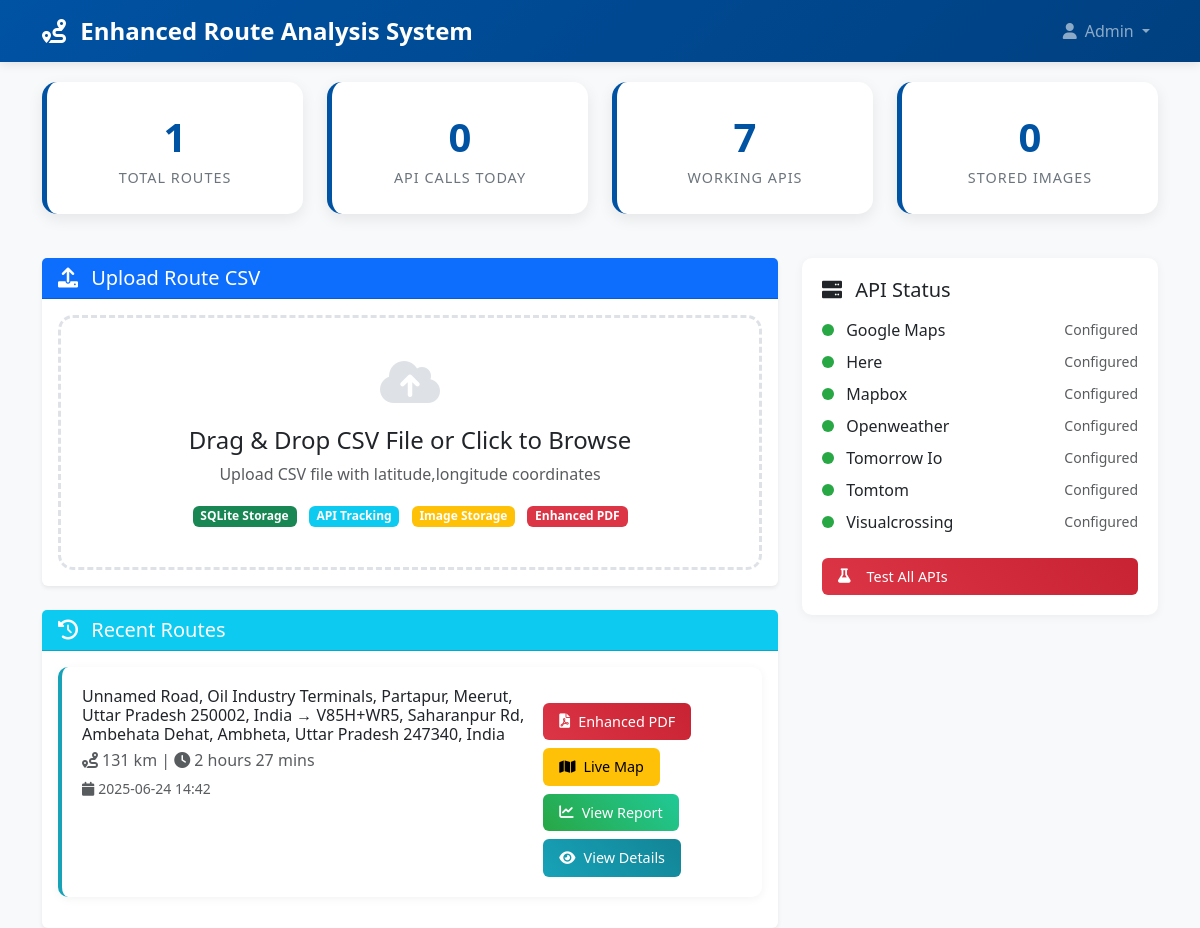
Page /dashboard (signed in) on the earlier database version.
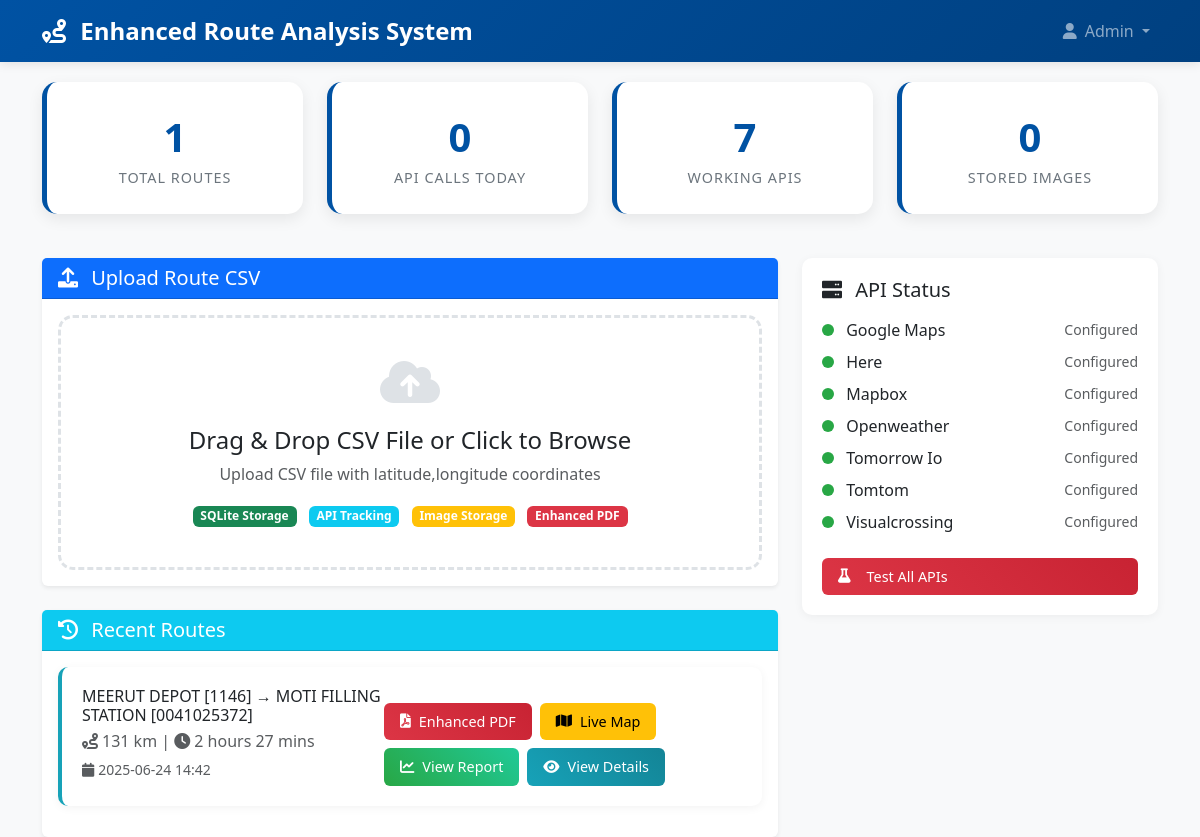
Same page on the later database version.
### tables this page shows
CREATE TABLE routes (
                    id TEXT PRIMARY KEY,
                    user_id TEXT NOT NULL,
                    filename TEXT NOT NULL,
                    from_address TEXT,
                    to_address TEXT,
                    distance TEXT,
                    duration TEXT,
                    total_points INTEGER,
                    created_at TIMESTAMP DEFAULT CURRENT_TIMESTAMP,
                    status TEXT DEFAULT 'active'
                );

### app.py (the view)
        @self.app.route('/dashboard')
        def dashboard():
            if 'logged_in' not in session:
                return redirect(url_for('login'))
            recent_routes = self.db_manager.get_recent_routes(limit=10)
            api_status = self.api_tracker.get_api_status()
            return render_template('dashboard.html',
                                 recent_routes=recent_routes,
                                 api_status=api_status)

### database/db_manager.py (called while the page is built)
    def get_recent_routes(self, limit: int = 10) -> List[Dict]:
        try:
            with sqlite3.connect(self.db_path) as conn:
                conn.row_factory = sqlite3.Row
                cursor = conn.cursor()
                cursor.execute("""
                    SELECT * FROM routes
                    WHERE status = 'active'
                    ORDER BY created_at DESC
                    LIMIT ?
                """, (limit,))
                return [dict(row) for row in cursor.fetchall()]
        except Exception as e:
            print(f"Error getting recent routes: {e}")
            return []

### utils/api_tracker.py (called while the page is built)
    def get_api_status(self) -> Dict[str, Any]:
        status = {}
        for api_name, api_key in self.api_keys.items():
            status[api_name] = {
                'configured': bool(api_key),
                'key_length': len(api_key) if api_key else 0,
                'masked_key': f"{api_key[:8]}..." if api_key and len(api_key) > 8 else 'Not configured'
            }
        return status

### templates/dashboard.html (shortened to what this page needs)
<!DOCTYPE html>
<html lang="en">
<head>
    <link href="https://cdn.jsdelivr.net/npm/bootstrap@5.3.0/dist/css/bootstrap.min.css" rel="stylesheet">
    <link href="https://cdnjs.cloudflare.com/ajax/libs/font-awesome/6.0.0/css/all.min.css" rel="stylesheet">
</head>
<body>
    <nav class="navbar navbar-expand-lg navbar-dark">
        <div class="container">
            <a class="navbar-brand" href="#">
                <i class="fas fa-route me-2"></i>
                Enhanced Route Analysis System
            </a>
            <div class="navbar-nav ms-auto">
                <div class="nav-item dropdown">
                    <a class="nav-link dropdown-toggle" href="#" id="navbarDropdown" role="button" data-bs-toggle="dropdown">
                        <i class="fas fa-user me-2"></i>Admin
                    </a>
                </div>
            </div>
        </div>
    </nav>
    <div class="container main-container">
        <div class="row mb-4">
            <div class="col-md-3">
                <div class="stats-card text-center">
                    <div class="stats-number" id="totalRoutes">{{ recent_routes|length }}</div>
                    <div class="stats-label">Total Routes</div>
                </div>
            </div>
            <div class="col-md-3">
                <div class="stats-card text-center">
                    <div class="stats-number" id="apiCalls">-</div>
                    <div class="stats-label">API Calls Today</div>
                </div>
            </div>
            <div class="col-md-3">
                <div class="stats-card text-center">
                    <div class="stats-number" id="workingAPIs">-</div>
                    <div class="stats-label">Working APIs</div>
                </div>
            </div>
            <div class="col-md-3">
                <div class="stats-card text-center">
                    <div class="stats-number" id="storedImages">-</div>
                    <div class="stats-label">Stored Images</div>
                </div>
            </div>
        </div>
        <div class="row">
            <div class="col-lg-8">
                <div class="card border-0 shadow-sm mb-4">
                    <div class="card-header bg-primary text-white">
                        <h5 class="mb-0">
                            <i class="fas fa-upload me-2"></i>
                            Upload Route CSV
                        </h5>
                    </div>
                    <div class="card-body">
                        <div class="upload-zone" onclick="document.getElementById('csvFile').click()">
                            <i class="fas fa-cloud-upload-alt"></i>
                            <h4>Drag & Drop CSV File or Click to Browse</h4>
                            <p class="text-muted">Upload CSV file with latitude,longitude coordinates</p>
                            <div class="mt-3">
                                <span class="badge bg-success me-2">SQLite Storage</span>
                                <span class="badge bg-info me-2">API Tracking</span>
                                <span class="badge bg-warning me-2">Image Storage</span>
                                <span class="badge bg-danger">Enhanced PDF</span>
                            </div>
                        </div>
                    </div>
                </div>
                <div class="card border-0 shadow-sm">
                    <div class="card-header bg-info text-white">
                        <h5 class="mb-0">
                            <i class="fas fa-history me-2"></i>
                            Recent Routes
                        </h5>
                    </div>
                    <div class="card-body">
                        <div id="routesList">
                            {% for route in recent_routes %}
                            <div class="route-card">
                                <div class="d-flex justify-content-between align-items-start">
                                    <div>
                                        <h6 class="mb-1">{{ route.from_address or 'Unknown' }} → {{ route.to_address or 'Unknown' }}</h6>
                                        <p class="text-muted mb-1">
                                            <i class="fas fa-route me-1"></i>{{ route.distance or 'Unknown' }} |
                                            <i class="fas fa-clock me-1"></i>{{ route.duration or 'Unknown' }}
                                        </p>
                                        <small class="text-muted">
                                            <i class="fas fa-calendar me-1"></i>{{ route.created_at[:16] }}
                                        </small>
                                    </div>
                                  <div class="route-actions">
    <button class="btn btn-primary" onclick="generatePDF('{{ route.id }}')">
        <i class="fas fa-file-pdf"></i> Enhanced PDF
    </button>
     <a href="{{ url_for('live_route_map', route_id=route.id) }}" class="btn btn-warning">
        <i class="fas fa-map"></i> Live Map
    </a>
    <a href="{{ url_for('view_route_report', route_id=route.id) }}" class="btn btn-success">
        <i class="fas fa-chart-line"></i> View Report
    </a>
    <button class="btn btn-info" onclick="viewRouteDetails('{{ route.id }}')">
        <i class="fas fa-eye"></i> View Details
    </button>
</div>
                                </div>
                            </div>
                            {% else %}
                            <div class="text-center py-4">
                                <i class="fas fa-inbox fa-2x text-muted mb-3"></i>
                                <h6 class="text-muted">No routes analyzed yet</h6>
                                <p class="text-muted">Upload a CSV file to get started</p>
                            </div>
                            {% endfor %}
                        </div>
                    </div>
                </div>
            </div>
            <div class="col-lg-4">
                <div class="api-status">
                    <h5 class="mb-3">
                        <i class="fas fa-server me-2"></i>
                        API Status
                    </h5>
                    <div id="apiStatusList">
                    </div>
                    <div class="mt-4">
                        <button class="btn btn-primary btn-sm w-100" onclick="testAPIs()">
                            <i class="fas fa-flask me-2"></i>Test All APIs
                        </button>
                    </div>
                </div>
            </div>
        </div>
    </div>
</body>
</html>

### templates/dashboard.html (style rules this page uses)
:root { --primary-color: #0052a3; --secondary-color: #3c3c3c; --success-color: #28a745; --warning-color: #fd7e14; --danger-color: #dc3545; --info-color: #17a2b8; }
body { background-color: #f8f9fa; font-family: 'Segoe UI', Tahoma, Geneva, Verdana, sans-serif; }
.navbar { background: linear-gradient(135deg, var(--primary-color) 0%, #004080 100%); box-shadow: 0 2px 10px rgba(0,0,0,0.1); }
.navbar-brand { font-weight: 700; font-size: 1.5rem; }
.main-container { margin-top: 20px; }
.stats-card { background: white; border-radius: 15px; padding: 25px; margin-bottom: 20px; box-shadow: 0 5px 15px rgba(0,0,0,0.08); border-left: 5px solid var(--primary-color); transition: transform 0.3s ease; }
.stats-number { font-size: 2.5rem; font-weight: 700; color: var(--primary-color); }
.stats-label { color: #6c757d; font-size: 0.9rem; text-transform: uppercase; letter-spacing: 1px; }
.upload-zone { background: white; border: 3px dashed #dee2e6; border-radius: 15px; padding: 40px; text-align: center; transition: all 0.3s ease; cursor: pointer; }
.upload-zone i { font-size: 3rem; color: #dee2e6; margin-bottom: 20px; }
.route-card { background: white; border-radius: 10px; padding: 20px; margin-bottom: 15px; box-shadow: 0 2px 10px rgba(0,0,0,0.05); border-left: 4px solid var(--info-color); }
.api-status { background: white; border-radius: 10px; padding: 20px; box-shadow: 0 2px 10px rgba(0,0,0,0.05); }
.btn-primary { background: linear-gradient(135deg, var(--primary-color) 0%, #004080 100%); border: none; border-radius: 8px; padding: 10px 20px; font-weight: 600; }
.route-actions { display: flex; gap: 0.5rem; flex-wrap: wrap; margin-top: 1rem; }
.btn { padding: 0.5rem 1rem; border: none; border-radius: 6px; text-decoration: none; font-size: 0.9rem; font-weight: 500; cursor: pointer; transition: all 0.3s ease; display: inline-flex; align-items: center; gap: 0.5rem; }
.btn-primary { background: linear-gradient(45deg, #dc3545, #c82333); color: white; }
.btn-success { background: linear-gradient(45deg, #28a745, #20c997); color: white; }
.btn-info { background: linear-gradient(45deg, #17a2b8, #138496); color: white; }

Differences in the rows shown:
changed routes "131 km": from_address "Unnamed Road, Oil Industry Terminals, Partapur, Meerut, Uttar Pradesh 250002, India" → "MEERUT DEPOT [1146]"; to_address "V85H+WR5, Saharanpur Rd, Ambehata Dehat, Ambheta, Uttar Pradesh 247340, India" → "MOTI FILLING STATION [0041025372]"
